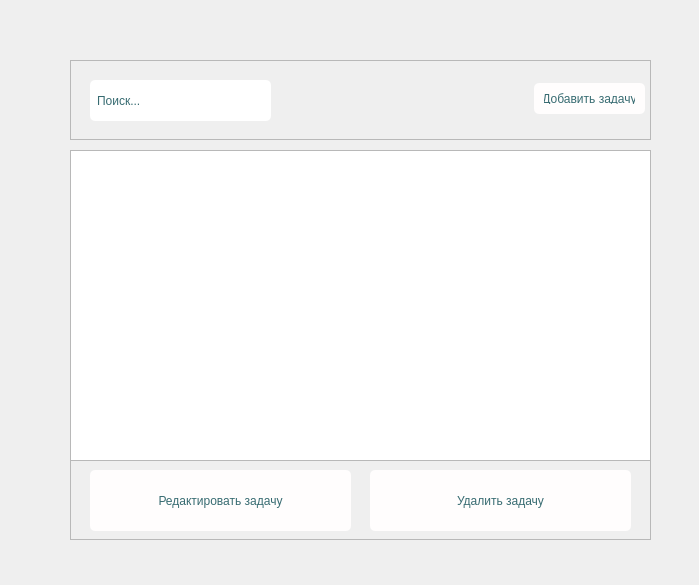
<?xml version="1.0" encoding="UTF-8"?>
<ui version="4.0">
 <class>Dialog</class>
 <widget class="QDialog" name="Dialog">
  <property name="geometry">
   <rect>
    <x>0</x>
    <y>0</y>
    <width>699</width>
    <height>585</height>
   </rect>
  </property>
  <property name="windowTitle">
   <string>Dialog</string>
  </property>
  <property name="styleSheet">
   <string notr="true">#centralwidget {
	background-color: rgb(63, 129, 158);
}
QPushButton {
	background-color: rgb(255, 253, 253);
	border-radius: 5px;
	padding: 10px 10px;
	color: rgb(55, 107, 113);
}
QPushButton:hover {
	color: rgb(45, 97, 100);
	border: 1px  solid rgb(55, 107, 113);
	cursor: pointer;
}
QLineEdit {
	padding: 5px;
	border-radius:5px;
	color: rgb(55, 107, 113);
}</string>
  </property>
  <widget class="QWidget" name="widget" native="true">
   <property name="geometry">
    <rect>
     <x>20</x>
     <y>30</y>
     <width>661</width>
     <height>521</height>
    </rect>
   </property>
   <widget class="QFrame" name="frame">
    <property name="geometry">
     <rect>
      <x>50</x>
      <y>30</y>
      <width>581</width>
      <height>80</height>
     </rect>
    </property>
    <property name="frameShape">
     <enum>QFrame::Shape::StyledPanel</enum>
    </property>
    <property name="frameShadow">
     <enum>QFrame::Shadow::Raised</enum>
    </property>
    <widget class="QLineEdit" name="lineEdit">
     <property name="geometry">
      <rect>
       <x>20</x>
       <y>20</y>
       <width>181</width>
       <height>41</height>
      </rect>
     </property>
     <property name="text">
      <string>Поиск...</string>
     </property>
    </widget>
    <widget class="QPushButton" name="pushButton">
     <property name="geometry">
      <rect>
       <x>464</x>
       <y>23</y>
       <width>111</width>
       <height>31</height>
      </rect>
     </property>
     <property name="text">
      <string>Добавить задачу</string>
     </property>
    </widget>
   </widget>
   <widget class="QListWidget" name="listWidget">
    <property name="geometry">
     <rect>
      <x>50</x>
      <y>120</y>
      <width>581</width>
      <height>311</height>
     </rect>
    </property>
   </widget>
   <widget class="QFrame" name="frame_2">
    <property name="geometry">
     <rect>
      <x>50</x>
      <y>430</y>
      <width>581</width>
      <height>80</height>
     </rect>
    </property>
    <property name="frameShape">
     <enum>QFrame::Shape::StyledPanel</enum>
    </property>
    <property name="frameShadow">
     <enum>QFrame::Shadow::Raised</enum>
    </property>
    <widget class="QPushButton" name="pushButton_2">
     <property name="geometry">
      <rect>
       <x>20</x>
       <y>10</y>
       <width>261</width>
       <height>61</height>
      </rect>
     </property>
     <property name="text">
      <string>Редактировать задачу</string>
     </property>
    </widget>
    <widget class="QPushButton" name="pushButton_3">
     <property name="geometry">
      <rect>
       <x>300</x>
       <y>10</y>
       <width>261</width>
       <height>61</height>
      </rect>
     </property>
     <property name="text">
      <string>Удалить задачу</string>
     </property>
    </widget>
   </widget>
  </widget>
 </widget>
 <resources/>
 <connections/>
</ui>
